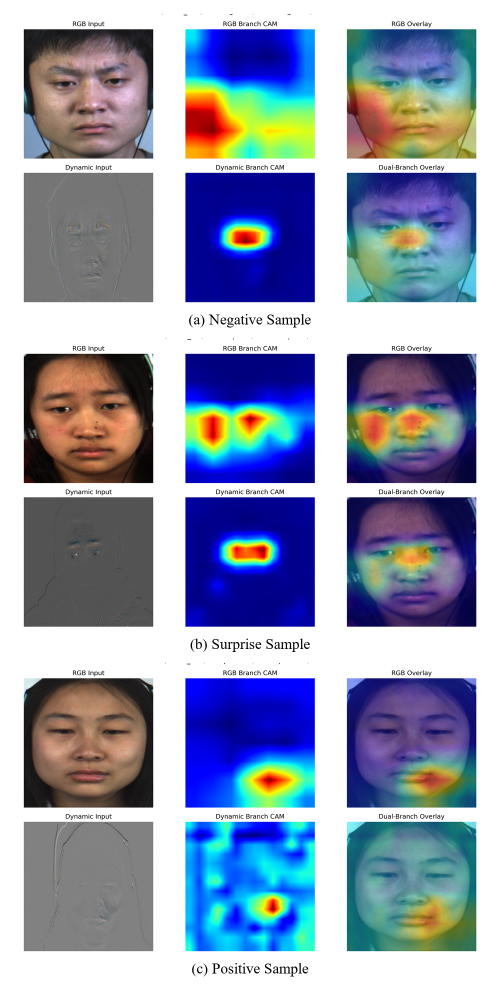
#> input picture grad-cam-lunwen/gradcam_selected_for_paper.png, 1000 x 1975 px, given in place of dual_branch_gradcampp_panel.png, which was not available (shown at 1/2 size)
$ python compose_selected_gradcam_clean.py
#> lines starting #> are read from the running program, lines starting #| are printed output that depends on the picture; pictures that were not available may be replaced by others from this repository, and a replacement may not be noted
from pathlib import Path

from PIL import Image, ImageDraw, ImageFont


BASE_DIR = Path(__file__).resolve().parent

PANELS = [
    ("(a) Negative", BASE_DIR / "outputs_batch5_rgb_cbam_dyn_layer3_gradcampp" / "sub01_EP19_05f_negative" / "dual_branch_gradcampp_panel.png"),
    ("(b) Surprise", BASE_DIR / "outputs_batch5_rgb_cbam_dyn_layer3_gradcampp" / "sub02_EP13_04_surprise" / "dual_branch_gradcampp_panel.png"),
    ("(c) Positive", BASE_DIR / "outputs_batch5_rgb_cbam_dyn_layer3_gradcampp" / "sub09_EP02_01f_positive" / "dual_branch_gradcampp_panel.png"),
]

OUTPUT_PATH = BASE_DIR / "gradcam_selected_for_paper_clean_horizontal.png"

# Coordinates measured from the exported Grad-CAM++ panel.
RGB_INPUT_BOX = (30, 194, 1045, 1208)
RGB_OVERLAY_BOX = (2567, 194, 3582, 1208)
DUAL_OVERLAY_BOX = (2567, 1321, 3582, 2336)

ROW_LABELS = [
    "RGB Input",
    "RGB Overlay",
    "Dual-Branch Overlay",
]

BACKGROUND = "white"
TEXT_COLOR = "black"
ROW_LABEL_AREA = 260
TOP_MARGIN = 36
BOTTOM_MARGIN = 36
LEFT_MARGIN = 28
RIGHT_MARGIN = 28
COLUMN_GAP = 34
ROW_GAP = 24
HEADER_GAP = 14
ROW_LABEL_GAP = 14
TILE_TARGET_WIDTH = 350


def load_font(size: int):
#> called with size = 30
    candidates = [
        "times.ttf",
        "Times New Roman.ttf",
        "timesbd.ttf",
        "Times.ttf",
    ]
    for name in candidates:
        try:
            return ImageFont.truetype(name, size=size)
        except OSError:
            continue
#> in build_column_tiles, panel is the input picture: PIL image 1000x1975 RGB; mean R, G, B 144.7, 153.6, 177
    return ImageFont.load_default()


HEADER_FONT = load_font(30)
ROW_FONT = load_font(28)


def text_size(text: str, font):
    dummy = Image.new("RGB", (10, 10), "white")
    draw = ImageDraw.Draw(dummy)
    bbox = draw.textbbox((0, 0), text, font=font)
    return bbox[2] - bbox[0], bbox[3] - bbox[1]


def crop_tile(image: Image.Image, box):
#> called with box = (30, 194, 1045, 1208)
    return image.crop(box)
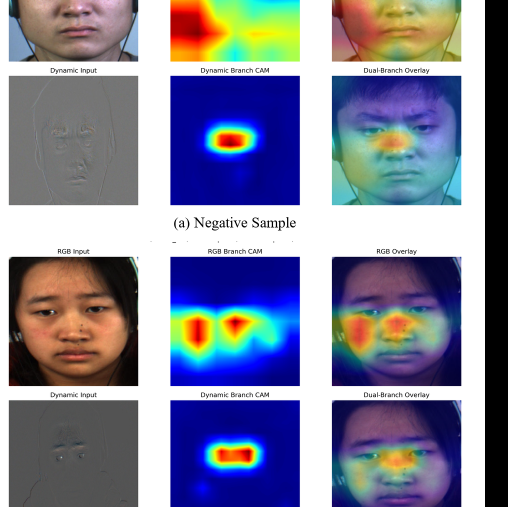
#> returned value: PIL image 1015x1014 RGB (shown at 1/2 size); mean R, G, B 131.6, 132.6, 152.9


def resize_keep_ratio(image: Image.Image, target_width: int) -> Image.Image:
#> called with target_width = 350
    scale = target_width / image.width
#> scale = 0.345
    target_height = int(round(image.height * scale))
#> target_height = 350
    return image.resize((target_width, target_height), Image.Resampling.LANCZOS)
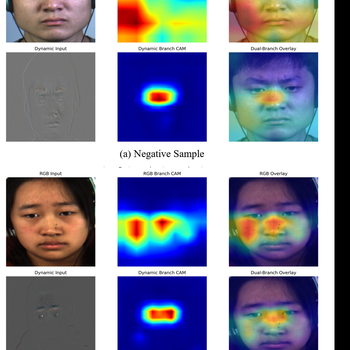
#> returned value: PIL image 350x350 RGB; mean R, G, B 131.5, 132.4, 152.7


def center_text_x(area_x: int, area_width: int, text_width: int) -> int:
    return area_x + (area_width - text_width) // 2


def build_column_tiles(panel_path: Path):
    panel = Image.open(panel_path).convert("RGB")
    tiles = [
        resize_keep_ratio(crop_tile(panel, RGB_INPUT_BOX), TILE_TARGET_WIDTH),
        resize_keep_ratio(crop_tile(panel, RGB_OVERLAY_BOX), TILE_TARGET_WIDTH),
        resize_keep_ratio(crop_tile(panel, DUAL_OVERLAY_BOX), TILE_TARGET_WIDTH),
    ]
#> in crop_tile (call 2), `return image.crop(box)`: returned value: PIL image 1015x1014 RGB; every value is 0
#> in resize_keep_ratio (call 2), `return image.resize((target_width, target_height), Image.Resampling.LA..`: returned value: PIL image 350x350 RGB; every value is 0
#> in crop_tile (call 3), `return image.crop(box)`: returned value: PIL image 1015x1015 RGB; every value is 0
    return tiles


def main() -> None:
    columns = []
    header_h_max = 0

    for header, panel_path in PANELS:
        tiles = build_column_tiles(panel_path)
#> tiles = 3 items
        header_w, header_h = text_size(header, HEADER_FONT)
        header_h_max = max(header_h_max, header_h)
        columns.append((header, header_w, header_h, tiles))
#> pass 2 of the loop in main, `for header, panel_path in PANELS:`:
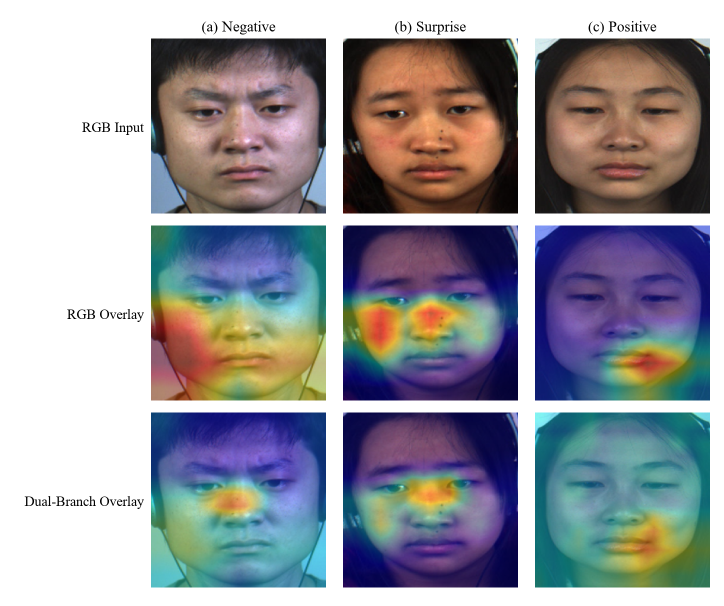
#> input picture grad-cam-lunwen/gradcam_selected_for_paper_clean_horizontal.png, 1448 x 1211 px, given in place of dual_branch_gradcampp_panel.png, which was not available (shown at 1/2 size)
#> in build_column_tiles, panel is the input picture: PIL image 1448x1211 RGB; mean R, G, B 153.8, 153.9, 160.4
#> in crop_tile (call 4), `return image.crop(box)`:
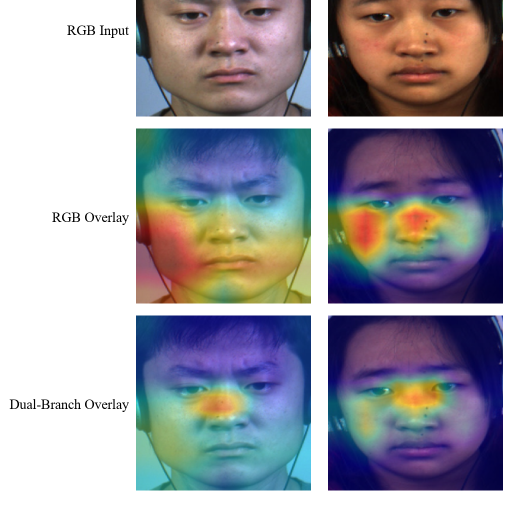
#> returned value: PIL image 1015x1014 RGB (shown at 1/2 size); mean R, G, B 155.8, 154.1, 162.7
#> in resize_keep_ratio (call 4), `return image.resize((target_width, target_height), Image.Resampling.LA..`:
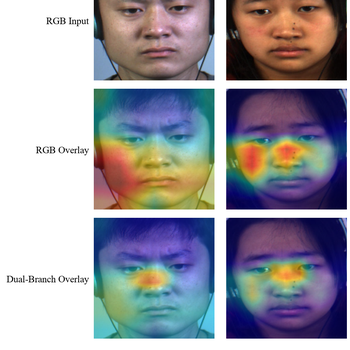
#> returned value: PIL image 350x350 RGB; mean R, G, B 155.5, 153.9, 162.4

    tile_width = columns[0][3][0].width
#> tile_width = 350
    tile_height = columns[0][3][0].height
#> tile_height = 350

    content_width = ROW_LABEL_AREA + ROW_LABEL_GAP + (tile_width * len(columns)) + (COLUMN_GAP * (len(columns) - 1))
#> content_width = 1392
    canvas_width = LEFT_MARGIN + content_width + RIGHT_MARGIN
#> canvas_width = 1448
    content_height = header_h_max + HEADER_GAP + (tile_height * len(ROW_LABELS)) + (ROW_GAP * (len(ROW_LABELS) - 1))
#> content_height = 1141
    canvas_height = TOP_MARGIN + content_height + BOTTOM_MARGIN
#> canvas_height = 1213

    canvas = Image.new("RGB", (canvas_width, canvas_height), BACKGROUND)
#> canvas: PIL image 1448x1213 RGB; every value is 255
    draw = ImageDraw.Draw(canvas)

    grid_x0 = LEFT_MARGIN + ROW_LABEL_AREA + ROW_LABEL_GAP
    grid_y0 = TOP_MARGIN + header_h_max + HEADER_GAP

    for col_idx, (header, header_w, _, tiles) in enumerate(columns):
        x = grid_x0 + col_idx * (tile_width + COLUMN_GAP)
        header_x = center_text_x(x, tile_width, header_w)
        draw.text((header_x, TOP_MARGIN), header, fill=TEXT_COLOR, font=HEADER_FONT)

        for row_idx, tile in enumerate(tiles):
            y = grid_y0 + row_idx * (tile_height + ROW_GAP)
            canvas.paste(tile, (x, y))
#> this loop made 3 passes
#> (header, header_w, x, header_x) on passes 1 to 3: ('(a) Negative', 186, 302, 384), ('(b) Surprise', 176, 686, 773), ('(c) Positive', 165, 1070, 1162)
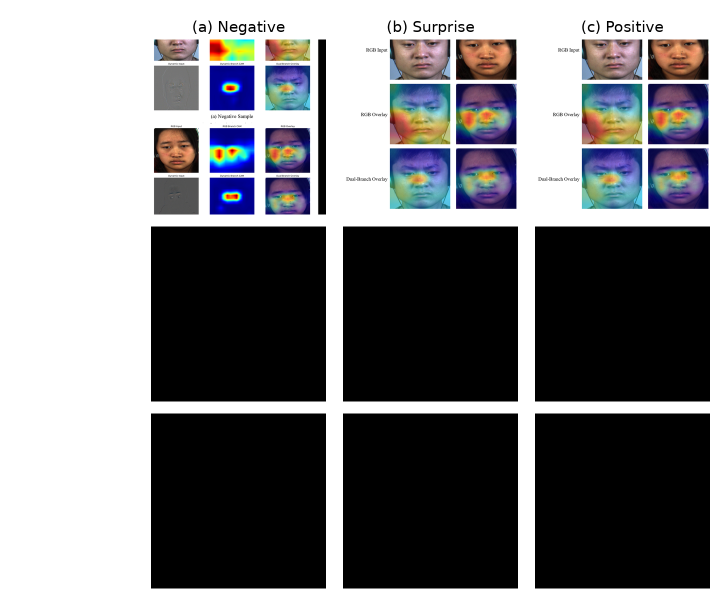
#> canvas: PIL image 1448x1213 RGB (shown at 1/2 size); mean R, G, B 125.3, 125.1, 127.7

    for row_idx, label in enumerate(ROW_LABELS):
        label_w, label_h = text_size(label, ROW_FONT)
        area_y = grid_y0 + row_idx * (tile_height + ROW_GAP)
        label_x = LEFT_MARGIN + max(0, ROW_LABEL_AREA - label_w)
        label_y = area_y + (tile_height - label_h) // 2
        draw.text((label_x, label_y), label, fill=TEXT_COLOR, font=ROW_FONT)

    canvas.save(OUTPUT_PATH, dpi=(300, 300))
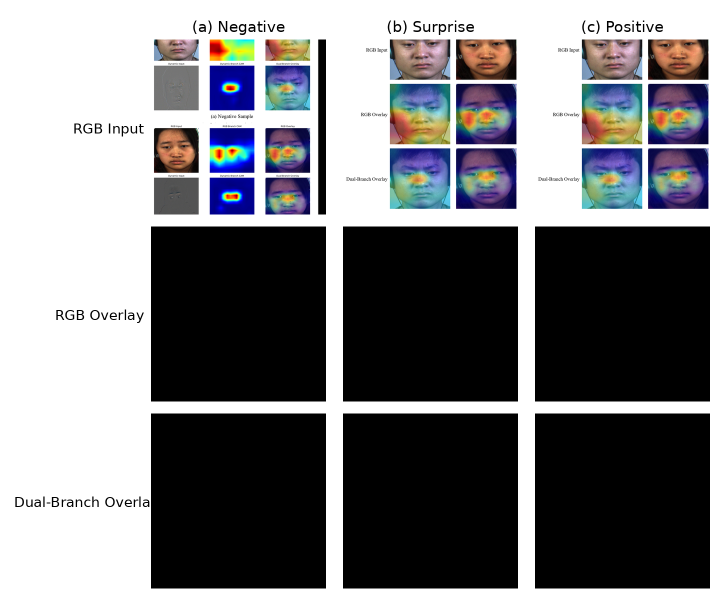
#> saved as gradcam_selected_for_paper_clean_horizontal.png: PIL image 1448x1213 RGB (shown at 1/2 size); mean R, G, B 124.8, 124.6, 127.3
    print(f"Saved clean horizontal Grad-CAM figure to: {OUTPUT_PATH}")


if __name__ == "__main__":
    main()
